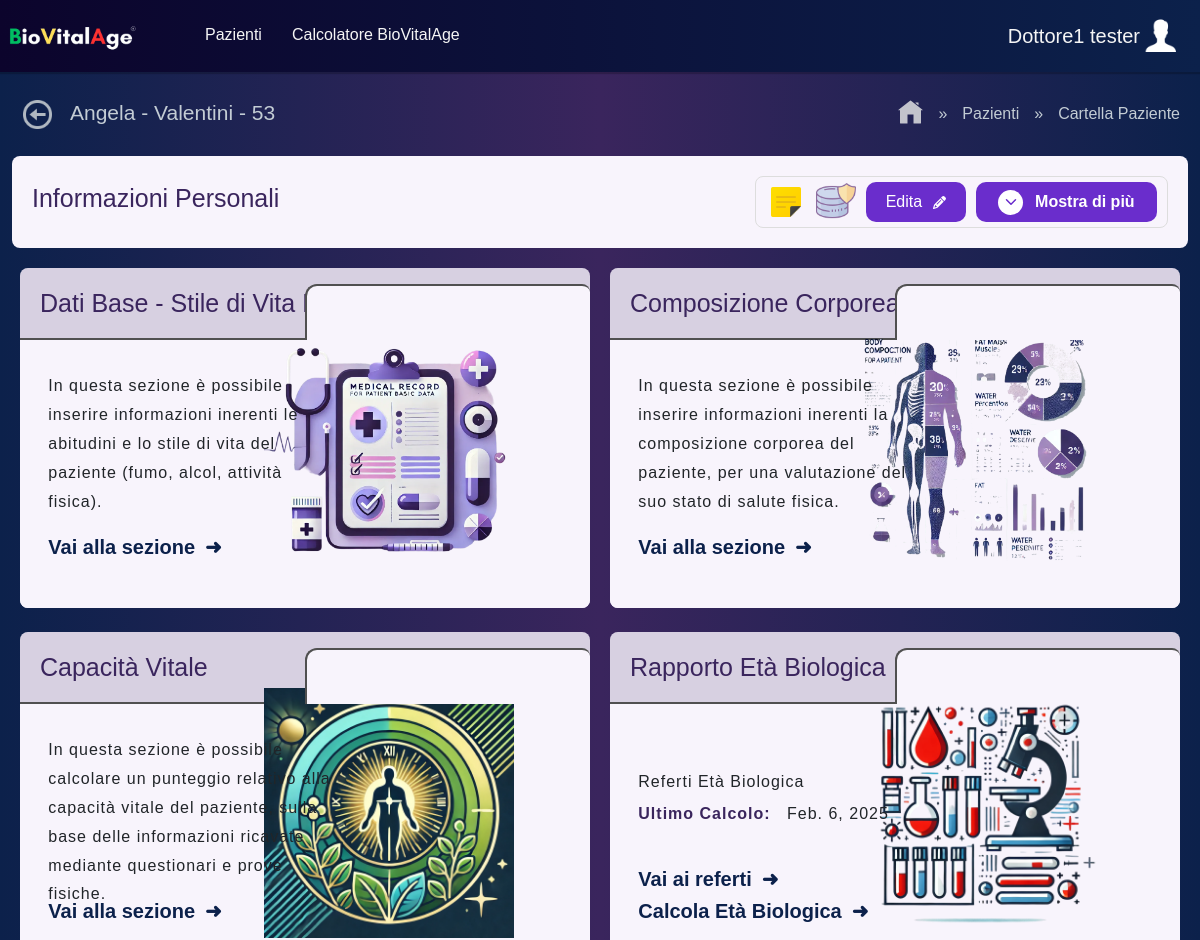
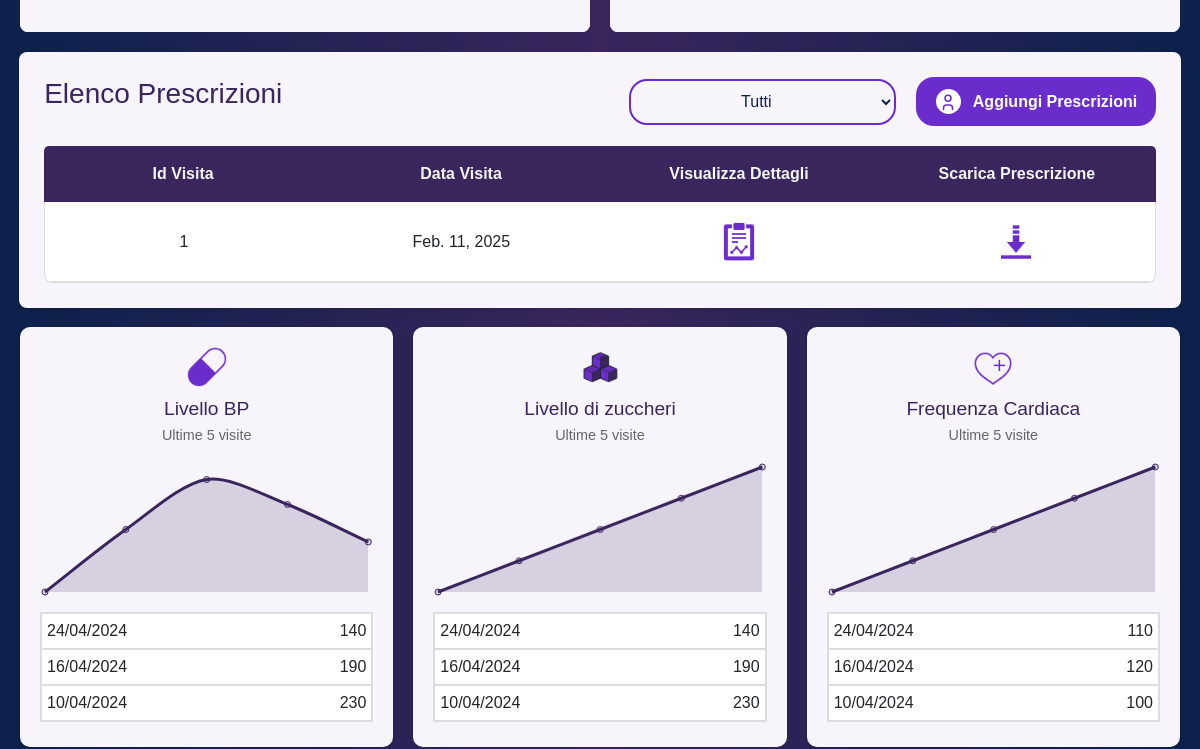
Before: /CartellaPaziente/64/ (signed in, upper part) with the older database file (2 pictures, top to bottom).
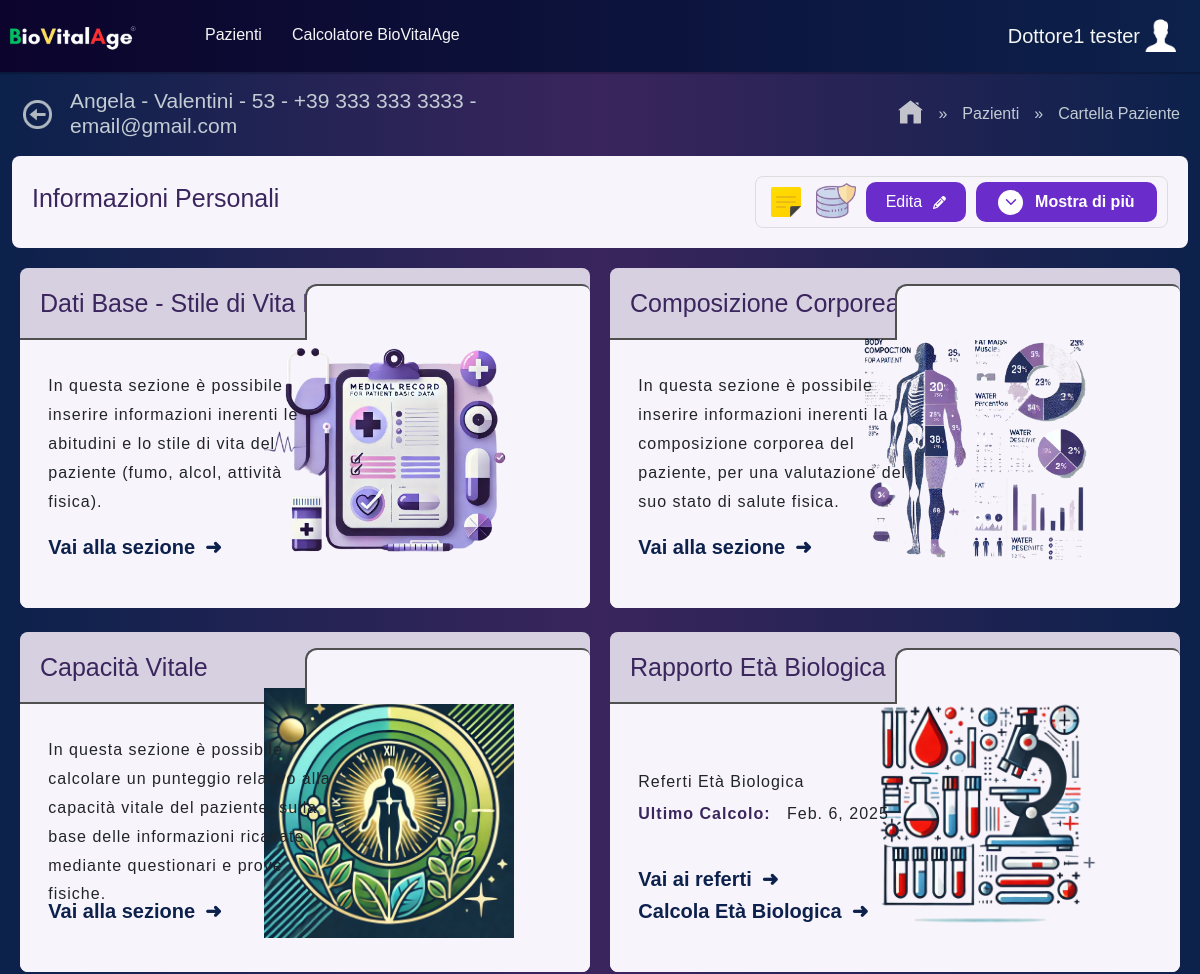
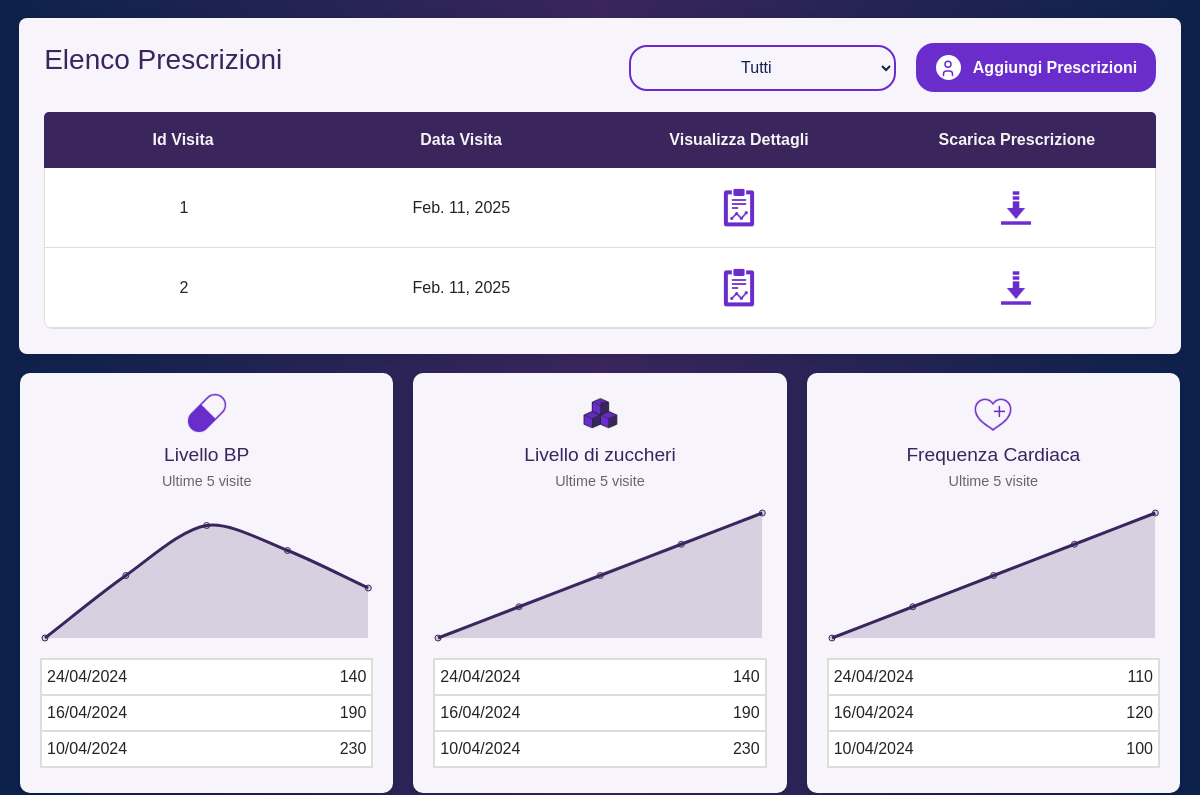
After: the same page with the newer database file (2 pictures, top to bottom).
### BioVitalAge/models.py (models this page shows, shortened)
class ElencoVisitePaziente(models.Model):
    paziente = models.ForeignKey(
        TabellaPazienti,
        on_delete=models.CASCADE,
        related_name='visite'
    )
    data_visita = models.DateField(auto_now_add=True)

class TabellaPazienti(models.Model):
    dottore = models.ForeignKey(
        UtentiRegistratiCredenziali,
        on_delete=models.CASCADE,
        related_name='pazienti',
        null=True
    )
    name = models.CharField(max_length=50, null=True, blank=True)
    surname = models.CharField(max_length=50, null=True, blank=True)
    email = models.CharField(max_length=100, null=True, blank=True)
    phone = models.CharField(max_length=20, null=True, blank=True)
    dob = models.DateField(null=True, blank=True)
    gender = models.CharField(max_length=1, null=True, blank=True, choices=[('M', 'Male'), ('F', 'Female')])
    cap = models.CharField(max_length=5, null=True, blank=True)
    province = models.CharField(max_length=100, null=True, blank=True)
    place_of_birth = models.CharField(max_length=100, null=True, blank=True)
    codice_fiscale = models.CharField(max_length=16, null=True, blank=True, unique=True)
    chronological_age = models.IntegerField(null=True, blank=True)
    blood_group = models.CharField(max_length=3, null=True, blank=True)
    rh_factor = models.CharField(max_length=3, null=True, blank=True)
    pressure_min = models.CharField(max_length=100, null=True, blank=True)
    pressure_max = models.CharField(max_length=100, null=True, blank=True)
    heart_rate = models.CharField(max_length=100, null=True, blank=True)
    associate_staff = models.CharField(max_length=100, null=True, blank=True)
    lastVisit = models.DateField(null=True, blank=True)
    upcomingVisit = models.DateField(null=True, blank=True)
    grasso = models.CharField(max_length=100, null=True, blank=True)
    acqua = models.CharField(max_length=100, null=True, blank=True)
    massa_muscolare = models.CharField(max_length=100, null=True, blank=True)
    massa_ossea = models.CharField(max_length=100, null=True, blank=True)
    bmr = models.CharField(max_length=100, null=True, blank=True)
    eta_metabolica = models.CharField(max_length=100, null=True, blank=True)
    grasso_viscerale = models.CharField(max_length=100, null=True, blank=True)
    whr = models.CharField(max_length=100, null=True, blank=True)
    whtr = models.CharField(max_length=100, null=True, blank=True)
    punteggio_fisico = models.CharField(max_length=100, null=True, blank=True)
    height = models.FloatField(help_text="Height in cm", null=True)
    weight = models.FloatField(help_text="Weight in kg", null=True)
    bmi = models.FloatField(help_text="Body Mass Index", null=True)
    bmi_detection_date = models.DateField( null=True)
    girth_value = models.FloatField(help_text="Girth value in cm", null=True)
    girth_notes = models.TextField(blank=True, null=True)
    girth_date = models.DateField( null=True)
    alcol = models.IntegerField(null=True, blank=True)
    alcol_type = models.CharField(max_length=255, null=True, blank=True)
    data_alcol = models.DateField(null=True, blank=True)
    alcol_frequency = models.CharField(max_length=255, null=True, blank=True)
    smoke = models.IntegerField(null=True, blank=True)
    smoke_frequency = models.CharField(max_length=100, blank=True, null=True)
    reduced_intake = models.CharField(max_length=100, blank=True, null=True)
    sport = models.CharField(default=False, max_length=100, null=True)
    sport_livello = models.CharField(max_length=100, blank=True, null=True)
    sport_frequency = models.CharField(max_length=100, blank=True, null=True)
    attivita_sedentaria = models.CharField(default=False, max_length=100, null=True)
    livello_sedentarieta = models.CharField(max_length=100, blank=True, null=True)
    sedentarieta_nota = models.TextField(blank=True, null=True)

### BioVitalAge/views.py (the view)
# urls.py: path("CartellaPaziente/<int:id>/", views.CartellaPazienteView.as_view(), name="cartella_paziente"),
class CartellaPazienteView(View):
    def get(self, request, id):
        dottore_id = request.session.get('dottore_id')
        dottore = get_object_or_404(UtentiRegistratiCredenziali, id=dottore_id)
        persona = get_object_or_404(TabellaPazienti, id=id)
        referti_recenti = persona.referti.all().order_by('-data_referto')
        dati_estesi = DatiEstesiReferti.objects.filter(referto__in=referti_recenti)
        ultimo_referto = referti_recenti.first() if referti_recenti else None
        dati_estesi_ultimo_referto = None
        if ultimo_referto:
            dati_estesi_ultimo_referto = DatiEstesiReferti.objects.filter(referto=ultimo_referto).first()
        visite = ElencoVisitePaziente.objects.all()
        context = {
            'persona': persona,
            'referti_recenti': referti_recenti,
            'dati_estesi': dati_estesi,
            'ultimo_referto': ultimo_referto,
            'dati_estesi_ultimo_referto': dati_estesi_ultimo_referto,
            'dottore' : dottore,
            'visite': visite,
        }
        return render(request, "includes/cartellaPaziente.html", context)

### BioVitalAge/models.py (called while the page is built)
    def __str__(self):
        return f'{self.nome} {self.cognome}'

### BioVitalAge/templates/includes/cartellaPaziente.html (shortened to what the changed rows need)
{% load static %}
<!DOCTYPE html>
<html lang="en">
<head>
    <link rel="stylesheet" href="{% static 'includes/css/Componenti.css' %}">
    <link rel="stylesheet" href="{% static 'includes/css/cartellaPaziente.css' %}">
    <link rel="stylesheet" href="{% static 'includes/css/homePage.css' %}">
    <link href="https://cdn.jsdelivr.net/npm/bootstrap@5.3.0-alpha1/dist/css/bootstrap.min.css" rel="stylesheet">
</head>
<body>
    <main>
        <div class="main-title-nav">
            <div class="back-tittle">
                <a id="back" href="{% url 'Risultati' %}"><img src="{% static 'includes/icone/arrowBack.png' %}" ></a>
                <h2 class="main-welcome-title">
                    {{ persona.name }} -
                    {{ persona.surname }} -
                    {{ persona.chronological_age }}
                    {% if persona.phone and persona.email %}
                      - {{ persona.phone }} - {{ persona.email }}
                    {% endif %}
                </h2>
            </div>
        </div>
        <div class="contenitore-tabella" style="margin-top: 0; ">
            <div class="recent-patients" id="card-style">
                <div class="table-container">
                    <div class="table-content prescriptions">
                        {% for visite in visite %}
                            <div class="riga-container">
                                <p>{{ visite.id }}</p>
                                <p>{{ visite.data_visita }}</p>
                                <p>
                                    <a href="{% url 'dettagli_prescrizioni' persona.id visite.id %}">
                                        <img src="{% static 'includes/icone/referto.png' %}" alt="" />
                                    </a>
                                </p>
                                <p>
                                    <a href="{% url 'scarica_pdf' persona.id visite.id %}"
                                        id="pdfLink">
                                        <img src="{% static 'includes/icone/download.png' %}" alt="Download" />
                                    </a>
                                </p>
                            </div>
                            {% empty %}
                            <p class="text-center mt-2 mb-2">No recent prescription found.</p>
                        {% endfor %}
                    </div>
                </div>
            </div>
        </div>
    </main>
</body>
</html>

Changed rows visible on the page:
changed TabellaPazienti "Angela": phone (not shown) → "+39 333 333 3333"; email (not shown) → "email@gmail.com"
added ElencoVisitePaziente: id "2", data_visita "Feb. 11, 2025"
